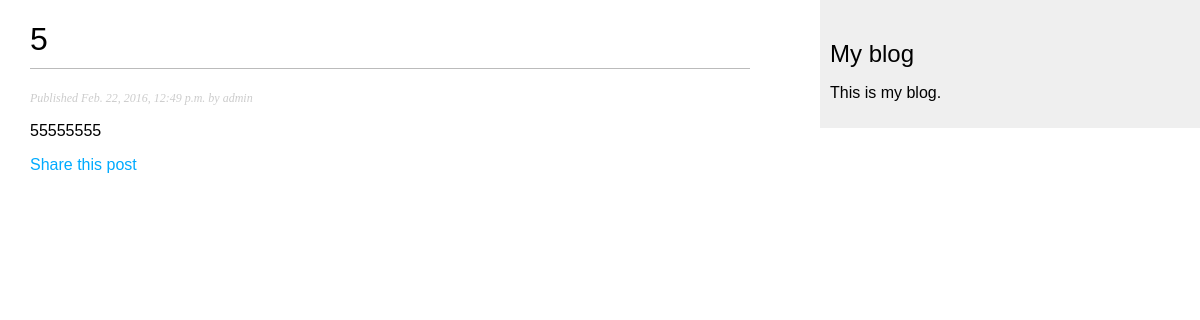
The page /blog/2016/02/22/5/ on the database its author committed.
### blog/models.py (models this page shows, shortened)
class Post(models.Model):
  STATUS_CHOICES = (
    ('draft', 'Draft'),
    ('published', 'Published'),
  )
  title = models.CharField(max_length=250)
  slug = models.SlugField(max_length=250, unique_for_date='publish') #用在文章的url，根據日期唯一性
  author = models.ForeignKey(User, related_name='blog_posts') #資料一對多，從User來
  body = models.TextField() #文章內容
  publish = models.DateTimeField(default=timezone.now) #發布時間
  created = models.DateTimeField(auto_now_add=True)
  updated = models.DateTimeField(auto_now=True)
  status = models.CharField(max_length=10, choices=STATUS_CHOICES, default='draft') #使用choices限制選項
  objects = models.Manager() # The default manager.
  published = PublishedManager() # Our custom manager.
  class Meta: #依發佈日期排序，負號表示descending
    ordering = ('-publish',)

### blog/views.py (the view)
# urls.py: url(r'^(?P<year>\d{4})/(?P<month>\d{2})/(?P<day>\d{2})/(?P<post>[-\w]+)/$', views.post_detail, name='post_detail'),
def post_detail(request, year, month, day, post):
  post = get_object_or_404(Post,
                           slug=post,
                           status='published',
                           publish__year=year,
                           publish__month=month,
                           publish__day=day)
  return render(request, 'blog/post/detail.html', {'post': post})

### blog/templates/blog/post/detail.html (shortened to what this page needs)
{% extends "blog/base.html" %}
{% block content %}
  <h1>{{ post.title }}</h1>
  <p class="date">Published {{ post.publish }} by {{ post.author }}</p>
  {{ post.body|linebreaks }}
  <p>
    <a href="{% url "blog:post_share" post.id %}">
      Share this post
    </a>
  </p>
{% endblock %}

### blog/static/css/blog.css (style rules this page uses)
body { margin:0; padding:0; font-family:helvetica, sans-serif; }
a { color:#00abff; text-decoration:none; }
h1 { font-weight:normal; border-bottom:1px solid #bbb; padding:0 0 10px 0; }
p.date { color:#ccc; font-family: georgia, serif; font-size: 12px; font-style: italic; }

### rows shown on the page
Post: title "5", publish "Feb. 22, 2016, 12:49 p.m.", author "admin", body "55555555"
